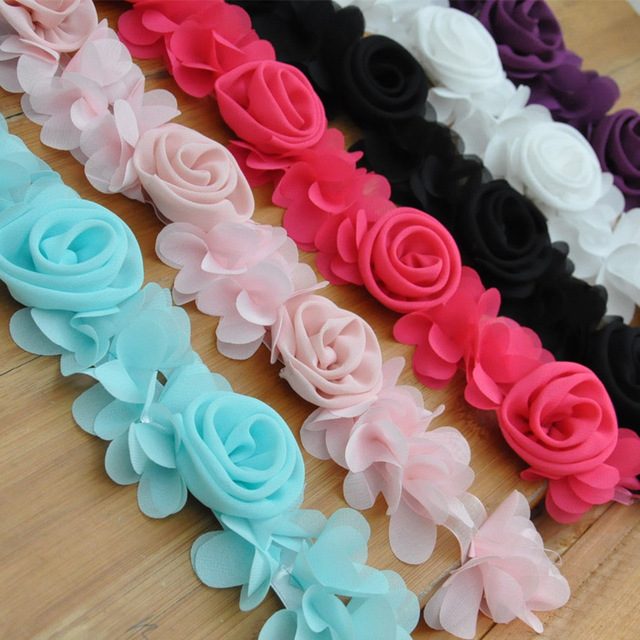
#> input picture aritmetik-islemler/cicek.jpg, 640 x 640 px, given in place of the camera
$ python goruntuiki.py
#> lines starting #> are read from the running program, lines starting #| are printed output that depends on the picture; after the words box and inside, x2 and y2 are one past the last pixel; in counts of white or black regions, pixels touching at a corner belong together
import cv2
import numpy as np

cap = cv2.VideoCapture(0)

while(1):

    _, frame = cap.read()
#> frame is the input picture: shape (640, 640, 3); mean B, G, R 121.2, 121.5, 146.8
    hsv = cv2.cvtColor(frame, cv2.COLOR_BGR2RGB)

    lower_red = np.array([30,150,50])
    upper_red = np.array([255,255,180])

    mask = cv2.inRange(hsv, lower_red, upper_red)
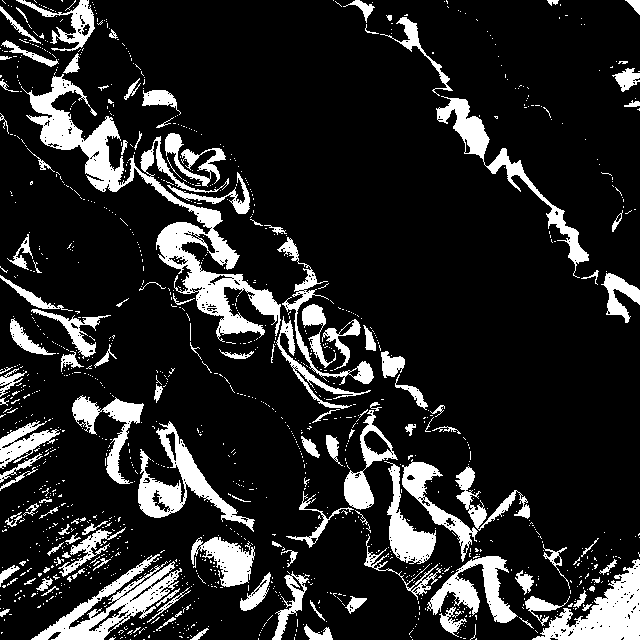
#> mask: shape (640, 640); 15.3% white; 1258 white regions (1126 under 20 px), largest, box (x1, y1, x2, y2) and area: (21, 74, 281, 342) 10591, (31, 554, 182, 640) 3876, (532, 559, 640, 640) 3768
    res = cv2.bitwise_and(frame,frame, mask= mask)
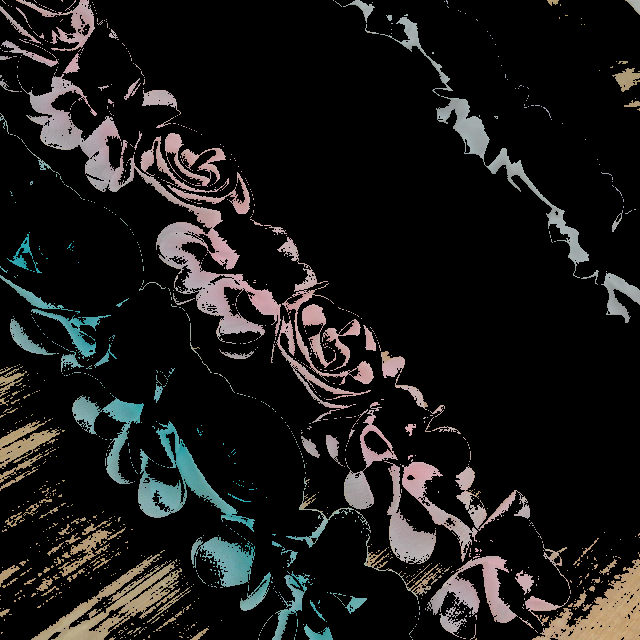
#> res: shape (640, 640, 3); mean B, G, R 23.9, 24.9, 25.7

    cv2.imshow('Orjinal',frame)
    kenar = cv2.Canny(frame,100,200)
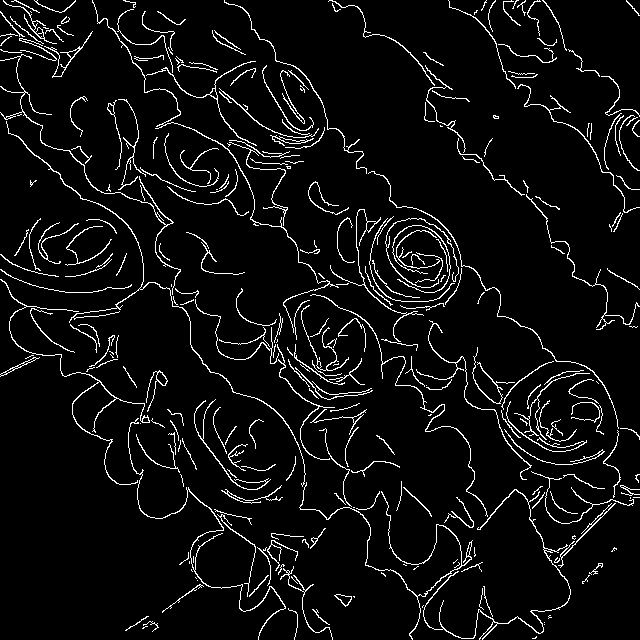
#> kenar: shape (640, 640); 5.7% white in thin lines or dots
    cv2.imshow('Kenarlari',kenar)

    if cv2.waitKey(1) & 0xFF == ord('q'):
#> (key q is pressed here)
        break

cv2.destroyAllWindows()
cap.release()

$ run again, on aritmetik-islemler/resim.jpg
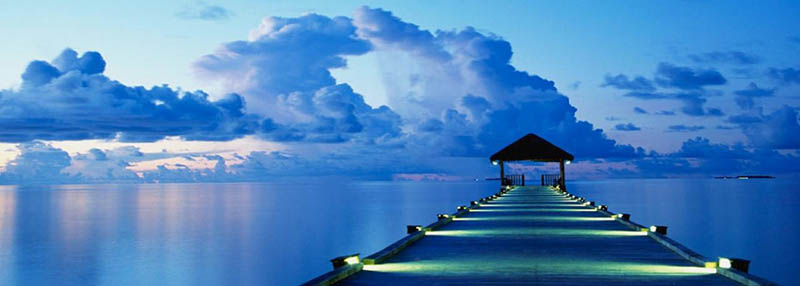
#> input picture aritmetik-islemler/resim.jpg, 800 x 286 px, given in place of the camera
#> frame is the input picture: shape (286, 800, 3); mean B, G, R 191, 134.2, 77.4
#> `mask = cv2.inRange(hsv, lower_red, upper_red)`:
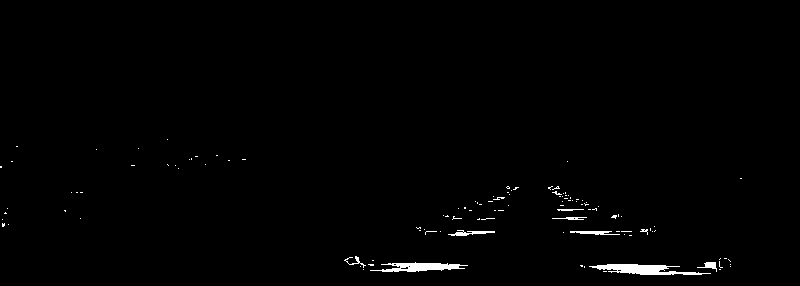
#> mask: shape (286, 800); 0.94% white; 115 white regions (106 under 20 px), largest, box (x1, y1, x2, y2) and area: (589, 264, 711, 275) 707, (370, 262, 468, 272) 536, (448, 230, 495, 236) 136
#> `kenar = cv2.Canny(frame,100,200)`:
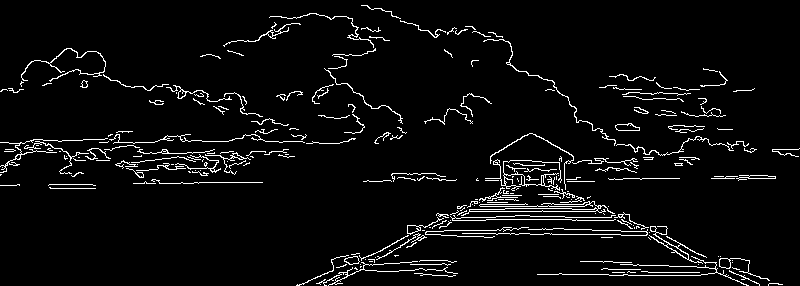
#> kenar: shape (286, 800); 4.7% white in thin lines or dots
